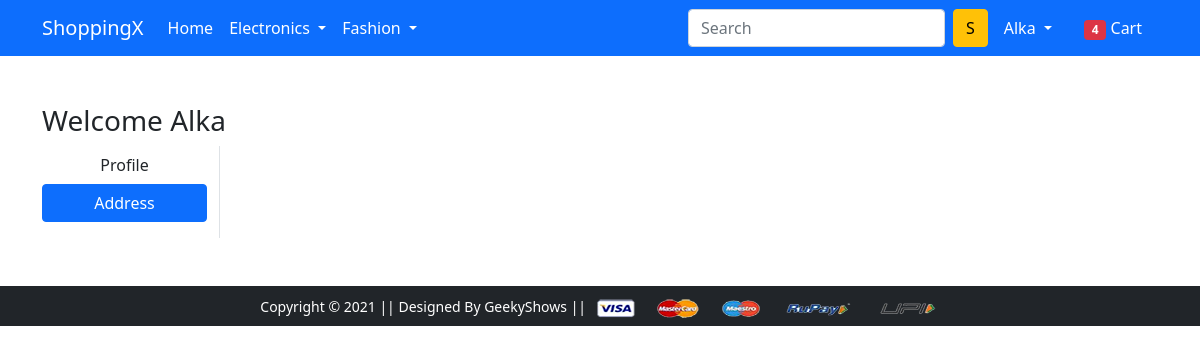
/address/ (signed in), run on an earlier commit of the app's database.
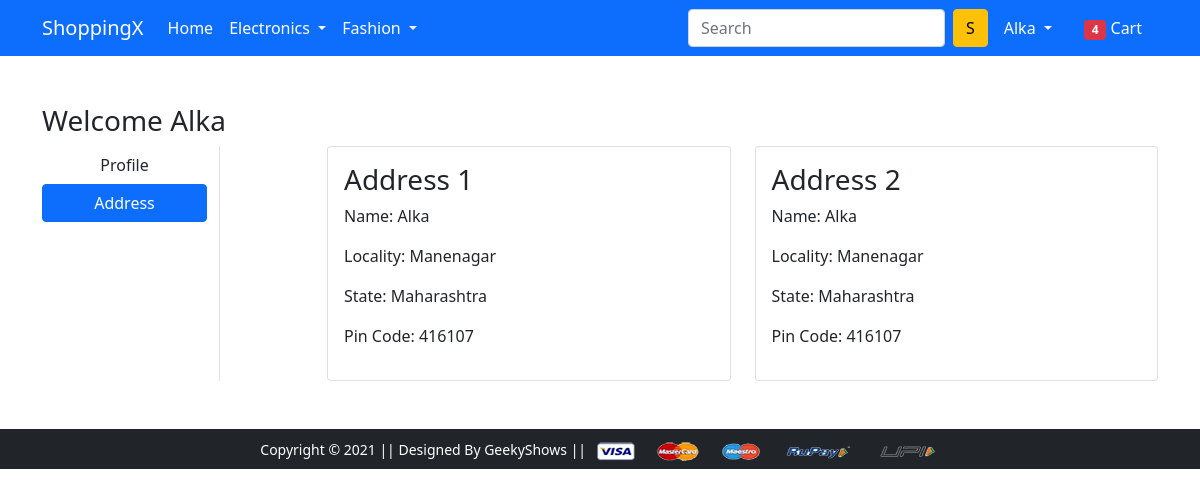
And on a later commit of the database.
### app/models.py (models this page shows, shortened)
class Customer(models.Model):
    user = models.ForeignKey(User, on_delete = models.CASCADE)
    name = models.CharField(max_length=200)
    locality = models.CharField(max_length=200)
    city = models.CharField(max_length=50)
    zipcode = models.CharField(max_length=50)
    state = models.CharField(choices = STATE_CHOICES, max_length=50)

### app/views.py (the view)
# urls.py: path('address/', views.address, name='address'),
def address(request):
 add = Customer.objects.filter(user=request.user)
 return render(request, 'app/address.html', {'add':add, 'active':'btn-primary'})

### app/templates/app/address.html (shortened to what this page needs)
{% extends 'app/base.html' %}
{% load static %}
{% block main-content %}
<div class="container my-5">
 <div class="row">
 <h3>Welcome <span class="text-capitalize">{{request.user}}</span></h3>
  <div class="col-sm-2 border-end">
   <ul class="list-unstyled">
    <li class="d-grid"><a href="{% url 'profile' %}" class="btn">Profile</a></li>
    <li class="d-grid"><a href="{% url 'address' %}" class="btn {{active}}">Address</a></li>
   </ul>
  </div>
  <div class="col-sm-9 offset-sm-1">
   <div class="row">
    {% for ad in add %}
    <div class="col-sm-6">
     <div class="card">
      <div class="card-body">
       <h3>Address {{forloop.counter}}</h3>
       <p>Name: {{ad.name}}</p>
       <p>Locality: {{ad.locality}} </p>
       <p>State: {{ad.state}} </p>
       <p>Pin Code: {{ad.zipcode}} </p>
      </div>
     </div>
    </div>
    {% endfor %}
    </div>
   </div>
  </div>
 </div>
{% endblock main-content %}

What changed in the data, as far as the page shows it:
added Customer: name "Alka", locality "Manenagar", state "Maharashtra", zipcode "416107"
added Customer: name "Alka", locality "Manenagar", state "Maharashtra", zipcode "416107"
